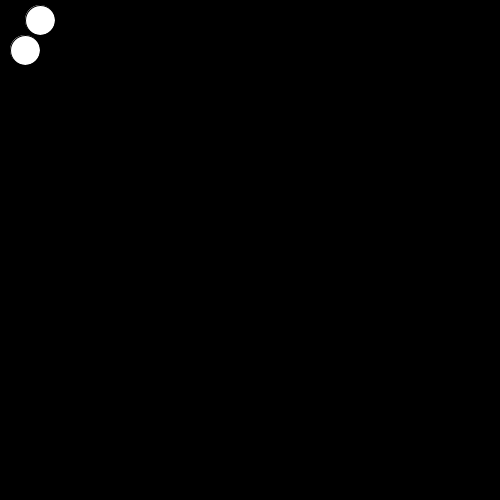
Frame 1 (no input)
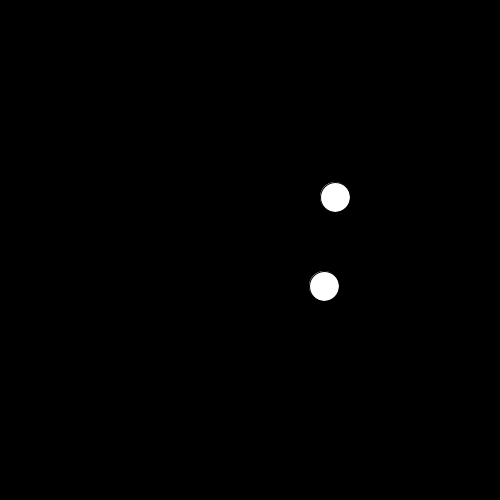
Frame 60 (the mouse pressed at the canvas centre just before this capture)
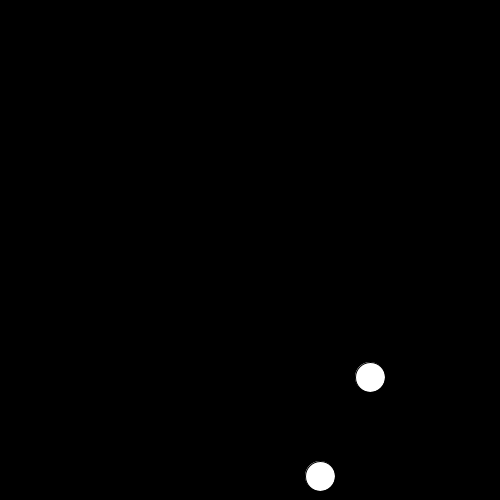
Frame 120 (the mouse held since frame 60 and released just before this capture)

The Processing sketch that drew these frames (run headless with seeded random() and noise(); from frame 60 on, the mouse is pressed at the canvas centre):

// Processing sketch: challenge_2b
// ── challenge_2b.pde
PVector p1, p2;
PVector vel1, vel2;
float r = 30;

void setup (){
  size(500,500);
  background(0);
  p1 = new PVector(40, 20);
  p2 = new PVector(25, 50);
  
  vel1 = new PVector(5,3);
  vel2 = new PVector(-6,4);
}

void draw (){
  background(0);
  fill(255);
  circle(p1.x, p1.y, r);
  circle(p2.x, p2.y, r);
  
  //movement
  p1.add(vel1);
  p2.add(vel2);
  
  //wall
  //ball1
  if(p1.x > width) {
    vel1.x=-vel1.x;
    p1.x=width;
  } else if (p1.x < 0) {
    vel1.x=-vel1.x;
    p1.x=0;
  }
  if (p1.y > height) {
    vel1.y=-vel1.y;
    p1.y=height;
  } else if (p1.y < 0) {
    vel1.y=-vel1.y;
    p1.y=0;
  }
  //ball2
    if(p2.x > width) {
    vel2.x=-vel2.x;
    p2.x=width;
  } else if (p2.x < 0) {
    vel2.x=-vel2.x;
    p2.x=0;
  }
  if (p2.y > height) {
    vel2.y=-vel2.y;
    p2.y=height;
  } else if (p2.y < 0) {
    vel2.y=-vel2.y;
    p2.y=0;
  }
}
